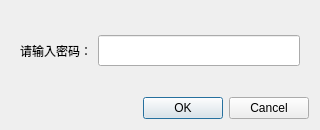
<?xml version="1.0" encoding="UTF-8"?>
<ui version="4.0">
 <class>PasswordDialog</class>
 <widget class="QDialog" name="PasswordDialog">
  <property name="geometry">
   <rect>
    <x>0</x>
    <y>0</y>
    <width>320</width>
    <height>130</height>
   </rect>
  </property>
  <property name="windowTitle">
   <string>Dialog</string>
  </property>
  <layout class="QVBoxLayout" name="verticalLayout">
   <item>
    <widget class="QWidget" name="widget" native="true">
     <layout class="QHBoxLayout" name="horizontalLayout">
      <item>
       <widget class="QLabel" name="label">
        <property name="text">
         <string>请输入密码：</string>
        </property>
       </widget>
      </item>
      <item>
       <widget class="QLineEdit" name="passwordEdit">
        <property name="font">
         <font>
          <family>Adobe Arabic</family>
          <pointsize>12</pointsize>
         </font>
        </property>
        <property name="maxLength">
         <number>20</number>
        </property>
        <property name="echoMode">
         <enum>QLineEdit::Password</enum>
        </property>
       </widget>
      </item>
     </layout>
    </widget>
   </item>
   <item>
    <widget class="QDialogButtonBox" name="buttonBox">
     <property name="orientation">
      <enum>Qt::Horizontal</enum>
     </property>
     <property name="standardButtons">
      <set>QDialogButtonBox::Cancel|QDialogButtonBox::Ok</set>
     </property>
    </widget>
   </item>
  </layout>
 </widget>
 <resources/>
 <connections>
  <connection>
   <sender>buttonBox</sender>
   <signal>accepted()</signal>
   <receiver>PasswordDialog</receiver>
   <slot>accept()</slot>
   <hints>
    <hint type="sourcelabel">
     <x>248</x>
     <y>254</y>
    </hint>
    <hint type="destinationlabel">
     <x>157</x>
     <y>274</y>
    </hint>
   </hints>
  </connection>
  <connection>
   <sender>buttonBox</sender>
   <signal>rejected()</signal>
   <receiver>PasswordDialog</receiver>
   <slot>reject()</slot>
   <hints>
    <hint type="sourcelabel">
     <x>316</x>
     <y>260</y>
    </hint>
    <hint type="destinationlabel">
     <x>286</x>
     <y>274</y>
    </hint>
   </hints>
  </connection>
 </connections>
</ui>
